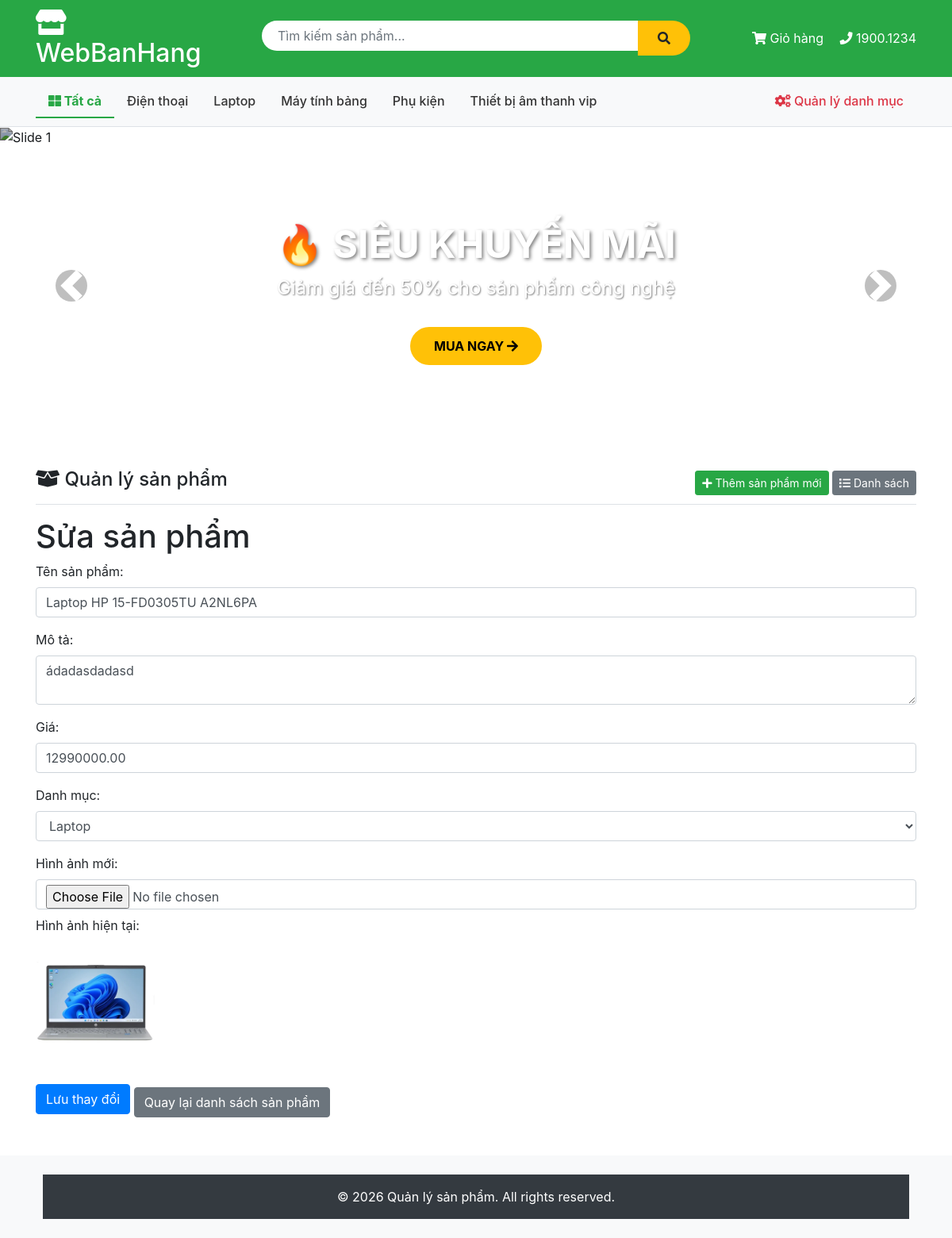
The page /Product/edit/6 on the database as committed earlier.
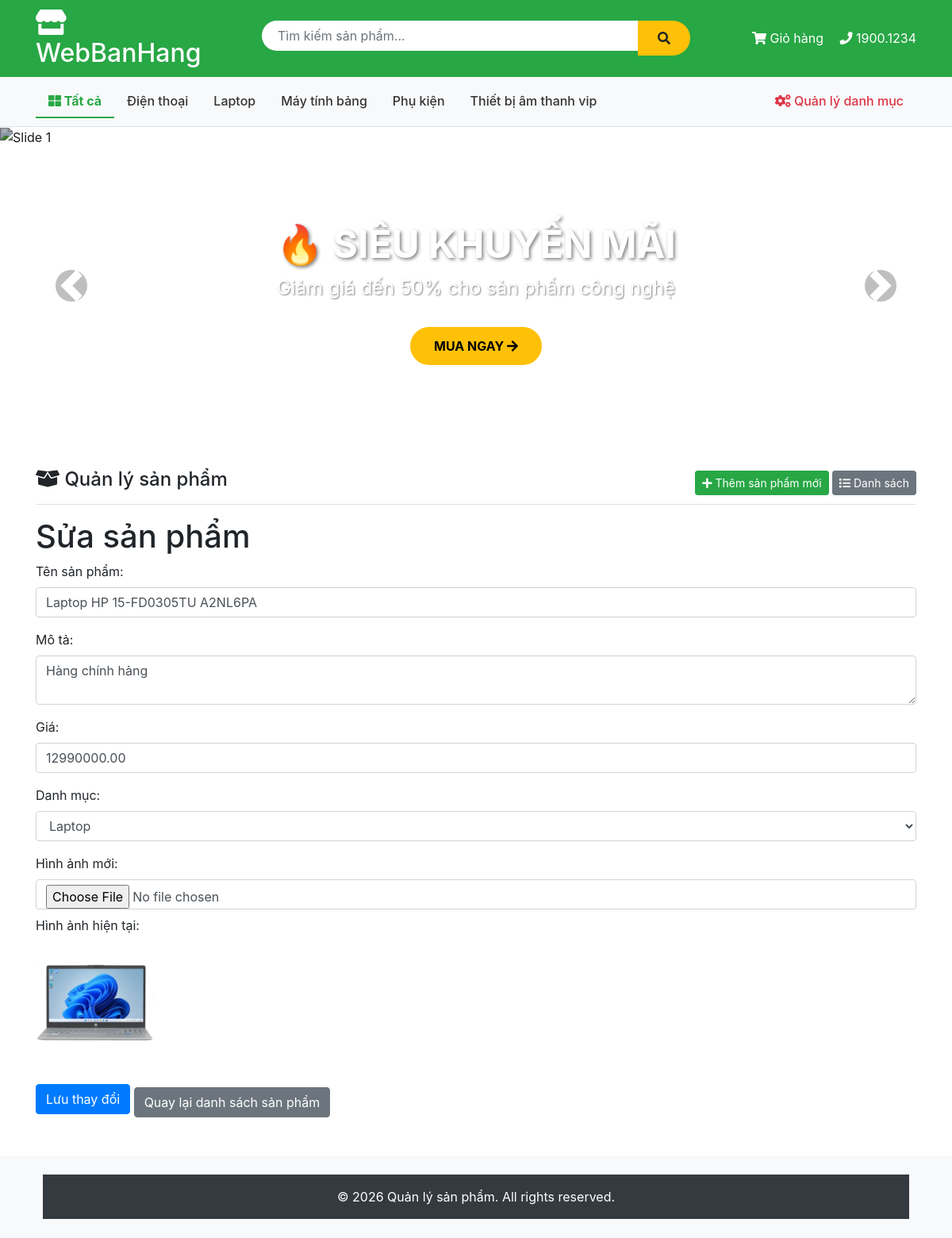
The same page on the database as committed later.
### tables this page shows
CREATE TABLE IF NOT EXISTS `product` (
  `id` int NOT NULL AUTO_INCREMENT,
  `name` varchar(100) NOT NULL,
  `description` text,
  `price` decimal(10,2) NOT NULL,
  `image` varchar(255) DEFAULT NULL,
  `category_id` int DEFAULT NULL,
  PRIMARY KEY (`id`),
  KEY `category_id` (`category_id`),
  CONSTRAINT `product_ibfk_1` FOREIGN KEY (`category_id`) REFERENCES `category` (`id`) ON DELETE CASCADE
);

CREATE TABLE IF NOT EXISTS `category` (
  `id` int NOT NULL AUTO_INCREMENT,
  `name` varchar(100) NOT NULL,
  `description` text,
  PRIMARY KEY (`id`)
);

### index.php (called while the page is built, shortened)
<?php
require_once 'app/config/database.php';
require_once 'app/models/ProductModel.php';
$url = $_GET['url'] ?? '';
$url = rtrim($url, '/');
$url = filter_var($url, FILTER_SANITIZE_URL);
$url = explode('/', $url);
$action = isset($url[1]) && $url[1] != '' ? $url[1] : 'index';
$controller = new $controllerName();
call_user_func_array([$controller, $action], array_slice($url, 2));
?>

### app/config/database.php (called while the page is built, shortened)
<?php
class Database {
    private $host = "localhost";
    private $db_name = "my_store";
    private $username = "root";
    private $password = "";
    public function getConnection() {
        $this->conn = null;
        try {
            $this->conn = new PDO(
                "mysql:host=" . $this->host . ";dbname=" . $this->db_name,
                $this->username,
                $this->password
            );
            $this->conn->exec("set names utf8");
        } catch(PDOException $exception) {
            echo "Connection error: " . $exception->getMessage();
        }
        return $this->conn;
    }
}
?>

### app/models/ProductModel.php (called while the page is built, shortened)
<?php
class ProductModel {
    private $conn;
    private $table_name = "product";
    public function __construct($db) {
        $this->conn = $db;
    }
    public function getProductById($id) {
        $query = "SELECT p.*, c.name as category_name
                  FROM " . $this->table_name . " p
                  LEFT JOIN category c ON p.category_id = c.id
                  WHERE p.id = :id";
        $stmt = $this->conn->prepare($query);
        $stmt->bindParam(':id', $id, PDO::PARAM_INT);
        $stmt->execute();
        return $stmt->fetch(PDO::FETCH_OBJ);
    }
}
?>

### app/views/product/edit.php (the view, shortened to what this page needs)
<?php include 'app/views/shares/header.php'; ?>
<h1>Sửa sản phẩm</h1>
<form method="POST" action="/Product/update" enctype="multipart/form-data">
    <div class="form-group">
        <label for="name">Tên sản phẩm:</label>
        <input type="text" id="name" name="name" class="form-control" value="<?php echo htmlspecialchars($product->name); ?>" required>
    </div>
    <div class="form-group">
        <label for="description">Mô tả:</label>
        <textarea id="description" name="description" class="form-control" required><?php echo htmlspecialchars($product->description); ?></textarea>
    </div>
    <div class="form-group">
        <label for="price">Giá:</label>
        <input type="number" id="price" name="price" class="form-control" step="0.01" value="<?php echo htmlspecialchars($product->price); ?>" required>
    </div>
    <div class="form-group">
        <label for="category_id">Danh mục:</label>
        <select id="category_id" name="category_id" class="form-control" required>
            <?php foreach($categories as $category): ?>
                <option value="<?php echo $category->id; ?>" <?php echo ($category->id == $product->category_id) ? 'selected' : ''; ?>>
                    <?php echo htmlspecialchars($category->name); ?>
                </option>
            <?php endforeach; ?>
        </select>
    </div>
    <div class="form-group">
        <label for="image">Hình ảnh mới:</label>
        <input type="file" id="image" name="image" class="form-control" accept="image/*">
        <div class="mt-2">
            <label>Hình ảnh hiện tại:</label><br>
            <?php if($product->image && file_exists('public/' . $product->image)): ?>
                <img id="currentImage" src="/public/<?php echo $product->image; ?>" alt="Product Image" style="max-width: 150px; margin-bottom: 10px;">
            <?php else: ?>
                <div class="alert alert-info d-inline-block">Chưa có hình ảnh</div>
            <?php endif; ?>
        </div>
    </div>
    <button type="submit" class="btn btn-primary">Lưu thay đổi</button>
    <a href="/Product" class="btn btn-secondary mt-2">Quay lại danh sách sản phẩm</a>
</form>
<?php include 'app/views/shares/footer.php'; ?>

Rows that differ between the two databases and show on the page:
changed product "Laptop HP 15-FD0305TU A2NL6PA": description "ádadasdadasd" → "Hàng chính hảng"
